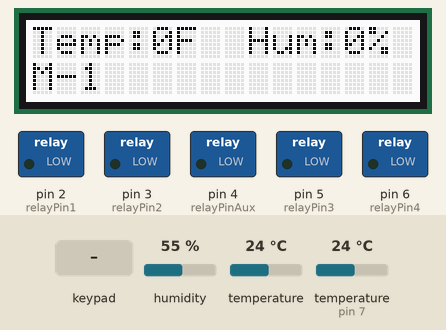
A sketch run on a simulated Arduino Uno, built with avr-gcc and run on an emulated ATmega328P. Shown: 16×2 character LCD, switched loads named in the sketch (green lamp = pin HIGH). The inputs (shaded band) are chosen by the test bench; at power-on: humidity 55 %, temperature 24 °C, temperature (sensor on pin 7) 24 °C. The local clock reads 2024-03-15 10:24:30 at power-on unless the sketch sets it; EEPROM starts erased; what the sketch prints to the serial monitor is not drawn.

Above: at 2.2 s.
2.3 s: key 'L' pressed
At 3.5 s:
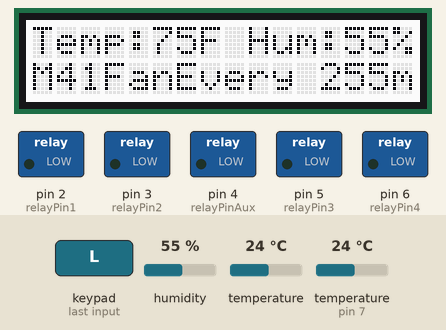
10.6 s: key 'S' pressed
At 11.2 s:
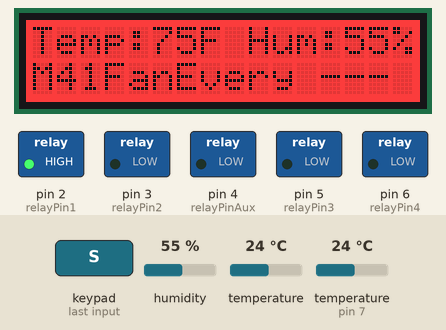
12.1 s: key 'R' pressed
At 13.8 s:
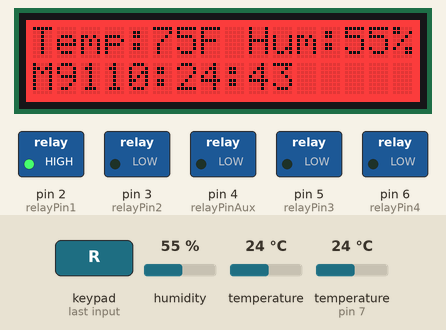
15.5 s: key 'L' pressed
At 15.63 s:
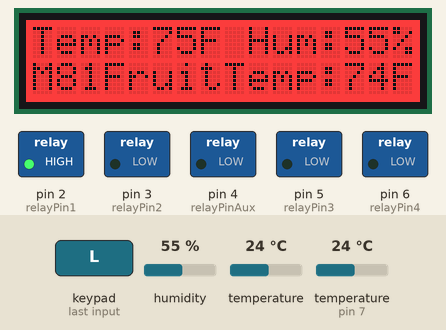
17.2 s: key 'L' pressed
At 17.42 s:
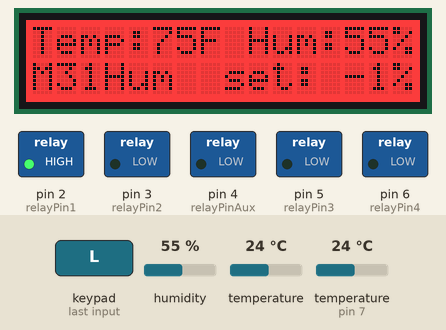
19.0 s: humidity set to 22 %
At 21.6 s:
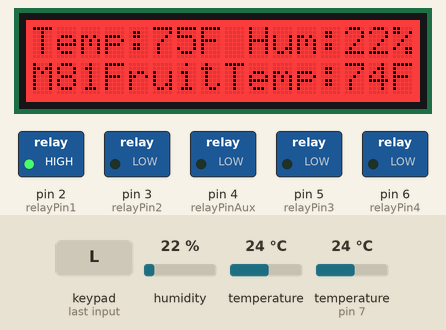
Timing chart, 0 to 23.1 s (numbered marks = the images above; inputs shaded):
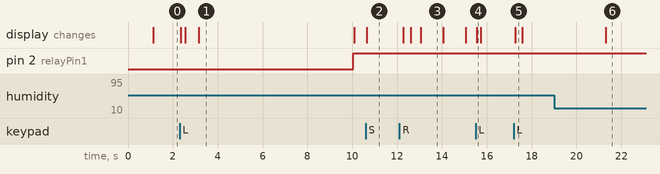

Measured:
- after the input at 10.6 s, the display: changes after 0.05 s (image 2)
- after the input at 12.1 s, the display: first changes after 0.18 s (image 3 shows a later state)
- after the input at 15.5 s, the display: changes at once (image 4)
- after the input at 17.2 s, the display: changes after 0.06 s (image 5)
- after the input at 19.0 s, the display: changes after 2.3 s (image 6)
- what the display in image 1 shows lasts 6.9 s, from 3.2 s to 10.1 s
- what the display in image 3 shows lasts 1.1 s, from 13.0 s to 14.1 s

The sketch:

arduinoClimateController.ino
```cpp
/* Steve.a.mccluskey@gmail.com
 *
 * Controls up to 5 relays by comparing the temp from a oneWire sensor and a AM2315 temp/humidity sensor.
 * All parameters are user controllable on LCD screen.
 *
 * Hardware used:
 * Arudino Mega2560.
 * Dallas OneWire DS18B20 waterproof digital temp sensor.
 * AM2315 I2C digital temperature/humidity sensor.
 * Adafruit PCF8523 I2C real time clock chip.
 * Adafruit RGB LCD shield.
 * Arduino Uno proto shield.
 * Velleman VMA400 4 channel relay board.
 *
 *
 *   Pin layout as follows:
 * 0  : Hardware serial RX.
 * 1  : Hardware serial TX.
 * 2  : Relay pin 1.
 * 3 ~: Relay pin 2.
 * 4  : Aux relay pin.
 * 5 ~: Relay pin 3.
 * 6 ~: Relay Pin 4.
 * 7  : Onewire bus.
 * 8  :
 * 9 ~:
 * 10~:
 * 11~:
 * 12 :
 * 13 :
 * 14 - 19 : N/C.
 * 20 : SDA.
 * 21 : SCL.
 * 22 - 49 : N/C.
 * 50 : SPI MISO.
 * 51 : SPI MOSI.
 * 52 : SPI SCK.
 * 53 : SPI SS.
 *
 * A0 - A15: N/C.
 *
*/


#include <OneWire.h>
#include <DallasTemperature.h>
#include <Wire.h>
#include <Adafruit_RGBLCDShield.h>
#include <EEPROM.h>
#include <Adafruit_AM2315.h>
#include "RTClib.h"
#include "Adafruit_SHT31.h"

#define debug //comment out to disable serial code.


//EEPROM locations:
#define tempSetPointEEP      10    // Temperature set point.
#define humSetPointEEP       11    // Humidity set point.
#define menuEEP              12    // Current menu.
#define fanDurationEEP       13    // Fan duration.
#define fanIntervalEEP       14    // Fan interval.
#define lightOnTimeEEP       15    // Light on time.
#define lightOffTimeEEP      16    // Light off time.
#define heatEnabledEEP       17    // Heat enable/disable.
#define lightEnabledEEP      18    // Light enable/disable.
#define humidifierEnabledEEP 19    // Humidifier enable/disable.
#define fanEnabledEEP        20    // Fan enable/disable.

#define heaterInterval       10000 // How long heat must be on or off minimum.
#define sensorReadInterval   3000  // How often to read sensors.
#define humidifierInterval   10000 // How long humidifier must be on or off minimum.
#define sht31heaterInterval  180000 // Humiditity/temp sensor internal heater element timer.
#define sht31heaterDuration  5000   // How long to keep sensor heater on.

#define tempCalibration      -1.6 // For calibrating Humidity/Temp sensor to oneWire sensor.


// Pin declarations:
#define ONE_WIRE_BUS         7

#define relayPinAux          4 //on 3 pin connector

//4 channel relay bank on 6 pin connector:
#define relayPin1            2
#define relayPin2            3
#define relayPin3            5
#define relayPin4            6

#define heatRelay            relayPin1
#define lightRelay           relayPin2
#define fanRelay             relayPin3
#define humidifierRelay      relayPin4

#define menuLimit            9 // Sets max number of menu screens.

// LCD screen colors:
#define RED    0x1
#define YELLOW 0x3
#define GREEN  0x2
#define TEAL   0x6
#define BLUE   0x4
#define VIOLET 0x5
#define WHITE  0x7

OneWire oneWire(ONE_WIRE_BUS);

// Hardware object declarations:
Adafruit_RGBLCDShield lcd = Adafruit_RGBLCDShield();
Adafruit_SHT31 sht31      = Adafruit_SHT31();
RTC_PCF8523    rtc;

bool heatOn               = false;
bool fanOn                = false;
bool humidifierOn         = false;
bool sht31heater          = false;

// Declare booleans and get their saved values at startup:
bool heatEnabled          = EEPROM.read(heatEnabledEEP);
bool fanEnabled           = EEPROM.read(fanEnabledEEP);
bool lightEnabled         = EEPROM.read(fanEnabledEEP);
bool humidifierEnabled    = EEPROM.read(humidifierEnabledEEP);

// Declare some global variables and get their saved values at startup:
byte     sensor1[8];           // Array to store OneWire device's address.
int8_t   oneWireTemp      = 0; //temp value of oneWire sensor.
float    sht31temp        = 0;
uint8_t  humidity         = 0;
int8_t   menu             = EEPROM.read(menuEEP);
uint8_t  setPointTemp     = EEPROM.read(tempSetPointEEP);
int8_t   setPointHumidity = EEPROM.read(humSetPointEEP);
int8_t   fanDuration      = EEPROM.read(fanDurationEEP);
uint8_t  fanInterval      = EEPROM.read(fanIntervalEEP);
uint8_t  lightOnTime      = EEPROM.read(lightOnTimeEEP);
uint8_t  lightOffTime     = EEPROM.read(lightOffTimeEEP);
uint8_t  hour;
uint8_t  minute;
uint8_t  second;

// Duration timer variables:
unsigned long timeNow;
unsigned long heatTimeLast;
unsigned long sensorTimeLast;
unsigned long fanTimeOn;
unsigned long fanTimer;
unsigned long humidifierTimeLast;
unsigned long sht31heaterTimer;
unsigned long sht31heaterOnTime;

//float temperature, humidityReading; //from am2315

void setup() {
  #ifdef debug
    Serial.begin(19200);
  #endif
  pinMode(heatRelay,       OUTPUT);
  pinMode(lightRelay,      OUTPUT);
  pinMode(fanRelay,        OUTPUT);
  pinMode(humidifierRelay, OUTPUT);
  pinMode(relayPinAux,     OUTPUT);

  lcd.begin(16, 2);
  lcd.print("Myco Control!");
  delay(1000);
  lcd.clear();
  oneWire.search(sensor1);

  if (!sht31.begin(0x44)) {
    lcd.print(F("SHT31 not found."));
    delay(1000);
    lcd.clear();
  } // end if.
} // end setup().

void loop() {
  timeNow      = millis();
  DateTime now = rtc.now();
  hour         = now.hour();
  minute       = now.minute();
  second       = now.second();

  // Check to see if any buttons have been pressed and deal with them accordingly:
  uint8_t buttons = lcd.readButtons();
  if (buttons) {
   switch(buttons) {
    case 1: // select:
      switch(menu) {
        case 1: // select button in menu 1 currently unassigned.
        break; // end case 1.

        case 2: // enable/disable heater:
          heatEnabled = !heatEnabled;
          EEPROM.write(heatEnabledEEP, heatEnabled);
        break; // end case 2.

        case 3: // enable/disable humidifier:
          humidifierEnabled = !humidifierEnabled;
          EEPROM.write(humidifierEnabledEEP, humidifierEnabled);
        break; // end case 3.

        case 4: // enable/disable fan:
          fanEnabled = !fanEnabled;
          EEPROM.write(fanEnabledEEP, fanEnabled);
        break; // end case 4.

        case 5: // enable/disable fan too:
          fanEnabled = !fanEnabled;
          EEPROM.write(fanEnabledEEP, fanEnabled);
        break; // end case 5.

        case 6: // enable/disable light.
          lightEnabled = !lightEnabled;
          EEPROM.write(lightEnabledEEP, lightEnabled);
        break; // end case 6.

        case 7: // enable/disable light too:
          lightEnabled = !lightEnabled;
          EEPROM.write(lightEnabledEEP, lightEnabled);
        break; // end case 7.

        default:
        break;
      } // end switch menu.
    break; // end select

    case 8: // up:
      switch(menu) {
        case 1: // up button in menu 1 currently unassigned.
        break; // end case 1.

        case 2: // increases temp setpoint:
          setPointTemp ++;
          if (setPointTemp > 99) {
            setPointTemp = 99;
          } // end if.
          EEPROM.write(tempSetPointEEP, setPointTemp);
         break; // end case 2.

        case 3: // increase humidity setpoint:
          setPointHumidity ++;
          if (setPointHumidity >= 100) {
           setPointHumidity = 100;
          } //end if.
          EEPROM.write(humSetPointEEP, setPointHumidity);
        break; // end case 3.

        case 4: // increases fan interval:
          fanInterval ++;
          if (fanInterval > 254) {
            fanInterval = 254;
          } // end if.
          EEPROM.write(fanIntervalEEP, fanInterval);
        break; // end case 4.

        case 5: // increases fan duration:
          fanDuration ++;
          if (fanDuration > 30) {
            fanDuration = 30;
          } // end if.
          EEPROM.write(fanDurationEEP, fanDuration);
        break; // end case 5.

        case 6: // increases light on time by one hour:
          lightOnTime ++;
          if (lightOnTime > 16) {
            lightOnTime = 16;
          } // end if.
          EEPROM.write(lightOnTimeEEP, lightOnTime);
        break; // end case 6.

        case 7: // increases light off time by one hour:
          lightOffTime ++;
          if (lightOffTime > 24) {
            lightOffTime = 24;
          } // end if.
          EEPROM.write(lightOffTimeEEP, lightOffTime);
        break; // end case 7.

        default:
        break;
      } // end switch(menu).
    break; // end up.

    case 4: // down:
      switch(menu) {
        case 1: // down button in menu 1 currently unassigned.
        break;

        case 2: // decrease temp setpoint
          setPointTemp --;
          if (setPointTemp < 60) {
            setPointTemp = 60;
          } // end if.
          EEPROM.write(tempSetPointEEP, setPointTemp);
        break; // end case 2.

        case 3: // decrease hum setpoint
          setPointHumidity --;
          if (setPointHumidity <= 0) {
            setPointHumidity = 0;
          } // end if.
          EEPROM.write(humSetPointEEP, setPointHumidity);
        break; // end case 3.

        case 4: //decreases fan interval:
          fanInterval --;
          if (fanInterval < 1) {
            fanInterval = 1;
          } // end if.
          EEPROM.write(fanIntervalEEP, fanInterval);
        break; // end case 4.

        case 5: //decreases fan duration:
          fanDuration --;
          if (fanDuration <= 0) {
            fanDuration = 0;
          } // end if.
          EEPROM.write(fanDurationEEP, fanDuration);
        break; // end case 5.

        case 6: // decreases light on time by one hour:
          lightOnTime --;
          if (lightOnTime <= 0) {
            lightOnTime = 0;
          } // end if.
          EEPROM.write(lightOnTimeEEP, lightOnTime);
        break; // end case 6.

        case 7: // decreases light off time by one hour:
          lightOffTime --;
          if (lightOffTime < 8) {
            lightOffTime = 8;
          } // end if.
          EEPROM.write(lightOffTimeEEP, lightOffTime);
        break; // end case 7.
      } // end switch(menu).
    break; // end down.

    case 2: // right:
      menu ++; //advances menu.
      if (menu > menuLimit) {
        menu = 1;
      } // end if.
      EEPROM.write(menuEEP, menu);
    break; // end right.

    case 16: //left
      menu --; //retreats menu.
      if (menu < 1) {
        menu = menuLimit;
      } // end if.
      EEPROM.write(menuEEP, menu);
    break; // end left.
   } //end switch(buttons).
  } //end if (buttons).

  digitalWrite(heatRelay,       heatOn);
  digitalWrite(fanRelay,        fanOn);
  digitalWrite(humidifierRelay, humidifierOn);

  // set LCD color depending on whats on.
  if (!heatOn && !fanOn && !humidifierOn) { //all off:
    lcd.setBacklight(WHITE);
  } // end if.

  if (heatOn && !fanOn && !humidifierOn) { //heater on, rest off:
    lcd.setBacklight(RED);
  } // end if.

  if (!heatOn && !fanOn && humidifierOn) { //humidifier on, rest off:
    lcd.setBacklight(BLUE);
  } // end if.

  if (!heatOn && fanOn && !humidifierOn) { //fan on, rest off:
    lcd.setBacklight(YELLOW);
  } // end if.

  if (heatOn && !fanOn && humidifierOn) { // heat/humidifier on, fan off:
    lcd.setBacklight(VIOLET);
  } // end if.

  if (heatOn && fanOn && !humidifierOn) { // heat/fan on, humid off:
    lcd.setBacklight(TEAL);
  } // end if.

  if (!heatOn && fanOn && humidifierOn) { // fan/hum on, heat off:
    lcd.setBacklight(GREEN);
  } // end if.

  if (heatOn && fanOn && humidifierOn) { // all on, unlikely but hey what the hell:
    lcd.setBacklight(WHITE); //cause there are no more colors.
  } // end if.

  //light timer:
  if (hour >= lightOnTime && hour < lightOffTime && lightEnabled) {
    digitalWrite(lightRelay, HIGH);
  } // end if.
  else {
    digitalWrite(lightRelay, LOW);
  } // end else.

  //get sensor readings:
  if (timeNow - sensorTimeLast > sensorReadInterval) {
    //oneWireTemp       = cToF(getOneWireTemp(sensor1)); // Get OneWire temp.
    oneWireTemp       = getOneWireTempF(sensor1); // Get OneWire temp.

    sht31temp   = float((sht31.readTemperature() * 1.8) + 32.0 + tempCalibration);

    humidity    = round(sht31.readHumidity());

    sensorTimeLast = timeNow;
    #ifdef debug
      Serial.print("OneWire Temp: ");
      Serial.print(oneWireTemp);
      Serial.println("F.");
      Serial.print("SHT31Temp   : ");
      Serial.print(sht31temp);
      Serial.println("F.");
      Serial.print("Humidity    : ");
      Serial.print(humidity);
      Serial.println("%.");
      Serial.println();

      Serial.print("Heater: ");
      if (heatEnabled) {
        Serial.println("Enabled");
      } // end if.
      else {
        Serial.println("Disabled");
      } // end else.

      Serial.print("Light: ");
      if (lightEnabled) {
        Serial.println("Enabled");
      } // end if.
      else {
        Serial.println("Disabled");
      } // end else.

      Serial.print("Fan: ");
      if (fanEnabled) {
        Serial.println("Enabled");
      } // end if.
      else {
        Serial.println("Disabled");
      } // end else.

      Serial.print("Humidifier: ");
      if (humidifierEnabled) {
        Serial.println("Enabled");
      } // end if.
      else {
        Serial.println("Disabled");
      } // end else
      Serial.print("SHT31 Heater: ");
      if (sht31.isHeaterEnabled()) {
        Serial.println("enabled.");
      } // end if.
      else {
        Serial.println("disabled.");
      } // end else.
      Serial.println();
    #endif
  } // end if.

  // sht31 internal heater:
  if ((timeNow - sht31heaterTimer) > sht31heaterInterval) {
    sht31heater = true;
    sht31.heater(true);
    sht31heaterTimer  = timeNow;
    sht31heaterOnTime = timeNow;
  } // end if.

  if (((timeNow - sht31heaterOnTime) > sht31heaterDuration) && sht31heater) {
    sht31heater = false;
    sht31.heater(false);
  } // end if.

  // check and change heater status:
  if ((timeNow - heatTimeLast > heaterInterval) && heatEnabled) {
    if (oneWireTemp < setPointTemp) {
      heatOn = true;
      #ifdef debug
        Serial.println("Heater on.");
      #endif
    } // end if.
    else {
      heatOn = false;
      #ifdef debug
        Serial.println("Heater off.");
      #endif
    } // end else.
    heatTimeLast = timeNow;
  } // end if.

  // check and change fan status.
  if (( ((timeNow - fanTimer) / 60000 ) > (fanInterval)) && (fanDuration != 0) && fanEnabled) { // turns fan on, records time fan turned on.
    fanOn     = true;
    fanTimer  = timeNow;
    fanTimeOn = timeNow;
    #ifdef debug
      Serial.println("Fan on.");
    #endif
  } // end if.
  if ((((timeNow - fanTimeOn) / 1000) > fanDuration) && fanOn) { // turns fan off.
    fanOn = false;
    #ifdef debug
      Serial.println("Fan off.");
    #endif
  } // end if.

  // check and change humidifier status:
  if ((timeNow - humidifierTimeLast > humidifierInterval) && humidifierEnabled && (humidity !=0)) {
    if (humidity < setPointHumidity) {
      humidifierOn = true;
      #ifdef debug
        Serial.println("Humidifier on.");
      #endif
    } // end if.
    else {
      humidifierOn = false;
      #ifdef debug
        Serial.println("Humidifier off.");
      #endif
    } // end else.
    humidifierTimeLast = timeNow;
  } // end if.

  // top row of lcd screen:
  lcd.setCursor(0, 0);
  lcd.print    (F("Temp:"));
  lcd.setCursor(5, 0);
  lcd.print    (oneWireTemp);
  lcd.print    (F("F  "));
  lcd.setCursor(9, 0);
  lcd.print    (F("Hum:"));
  lcd.setCursor(13, 0);
  lcd.print    (humidity);
  lcd.print    (F("%  "));

  // bottom row:
  lcd.setCursor(0, 1);
  lcd.print    (F("M"));
  lcd.print    (menu);

  switch (menu) {
    case 1: // shows tSet, hSet:
      lcd.setCursor(3, 1);
      lcd.print    (F("Set T:"));
      lcd.setCursor(9, 1);
      lcd.print    (setPointTemp);
      lcd.print    (F("  "));
      lcd.setCursor(12, 1);
      lcd.print    (F("H:"));
      lcd.setCursor(14, 1);
      lcd.print    (setPointHumidity);
      lcd.print    (F("  "));
    break; // end case 1.

    case 2: // allows changing of t set:
      lcd.setCursor(3, 1);
      lcd.print    (F("Temp set: "));
      lcd.setCursor(13, 1);
      if (heatEnabled) {
        lcd.print    (setPointTemp);
        lcd.print    (F("F  "));
      } // end if.
      else {
        lcd.print(F("---   "));
      } // end if.
    break; // end case 2.

    case 3: // allows changing of h set:
      lcd.setCursor(3, 1);
      lcd.print    (F("Hum  set: "));
      lcd.setCursor(13, 1);
      if (humidifierEnabled) {
        lcd.print    (setPointHumidity);
        lcd.print    (F("%  "));
      } // end if.
      else {
        lcd.print(F("---     "));
      } // end else.
    break; // end case 3.

    case 4: // allows changing of fan interval:
      lcd.setCursor(3, 1);
      lcd.print    (F("FanEvery "));
      lcd.setCursor(12, 1);
      if (fanEnabled) {
        lcd.print    (fanInterval);
        lcd.print    (F("min  "));
      } // end if.
      else {
        lcd.print(F("---    "));
      } // end else.
      break; // end case 4.

    case 5: // allows changing of fan duration:
      lcd.setCursor(3, 1);
      lcd.print    (F("FanOnFor "));
      lcd.setCursor(12, 1);
      if (fanEnabled) {
        lcd.print    (fanDuration);
        lcd.print    (F("s  "));
      } // end if.
      else {
        lcd.print(F("---     "));
      } // end else.
    break; // end case 5.

    case 6: // allows changing of light on time:
      lcd.setCursor(3, 1);
      lcd.print(F("LiteOn:"));
      if (lightEnabled) {
        lcd.print(lightOnTime);
        lcd.print(F(":00   "));
      } // end if.
      else {
        lcd.print(F("---     "));
      } // end else.
    break; // end case 6.

    case 7: // allows changing of light off time:
      lcd.setCursor(3, 1);
      lcd.print(F("LiteOff:"));
      if (lightEnabled) {
        lcd.print(lightOffTime);
        lcd.print(F(":00   "));
      } // end if.
      else {
        lcd.print(F("---     "));
      } // end else.
    break; // end case 7.

    case 8: // shows sht31 temp:
      lcd.setCursor(3, 1);
      lcd.print    (F("FruitTemp:"));
      lcd.print    (round(sht31temp));
      lcd.print    (F("F "));
    break; // end case 8.

    case 9: // shows time:
      lcd.setCursor(3, 1);
      if (hour < 10) {
        lcd.print("0");
      } // end if.
      lcd.print(hour);
      lcd.print(":");
      if (minute < 10) {
        lcd.print("0");
      } // end if.
      lcd.print(minute);
      lcd.print(":");
      if (second < 10) {
        lcd.print("0");
      } // end if.
      lcd.print(second);
      lcd.print(F("       "));
    break; // end case 9.
  } // end switch(menu).
} // end loop().

int8_t cToF(float c) {                    // Convert float C to int F.
  return round((1.8 * c) + 32.0);
} // end cToF().

int8_t getOneWireTempF(byte *str) {       //get onewire temp in F.
  byte data[2];
  oneWire.reset ();
  oneWire.select(str);
  oneWire.write (0x44, 1);                // start conversion.
  oneWire.reset ();
  oneWire.select(str);
  oneWire.write (0xBE);                   // Read scratchpad.

  for (byte i = 0; i < 2; i ++) {
    data[i] = oneWire.read();             // Collect data.
  } // end for.

  int16_t raw = (data[1] << 8) | data[0]; // Convert raw data to C.
  float temp_c = (float)raw / 16.0;

  float temp_f = (temp_c * 1.8) + 32.0;
  return round(temp_f);
} // end getOneWireTempF().


int8_t getOneWireTemp(byte *str) {        // Get OneWire temp.
  byte data[2];                           // Array to store data retrieved from sensor.
  oneWire.reset ();
  oneWire.select(str);
  oneWire.write (0x44, 1);                // start conversion.
  oneWire.reset ();
  oneWire.select(str);
  oneWire.write (0xBE);                   // Read scratchpad.

  for (byte i = 0; i < 2; i ++) {
    data[i] = oneWire.read();             // Collect data.
  } // end for.

  int16_t raw = (data[1] << 8) | data[0]; // Convert raw data to C.
  return round((float)raw / 16.0);
} // end getOneWireTemp().
```
